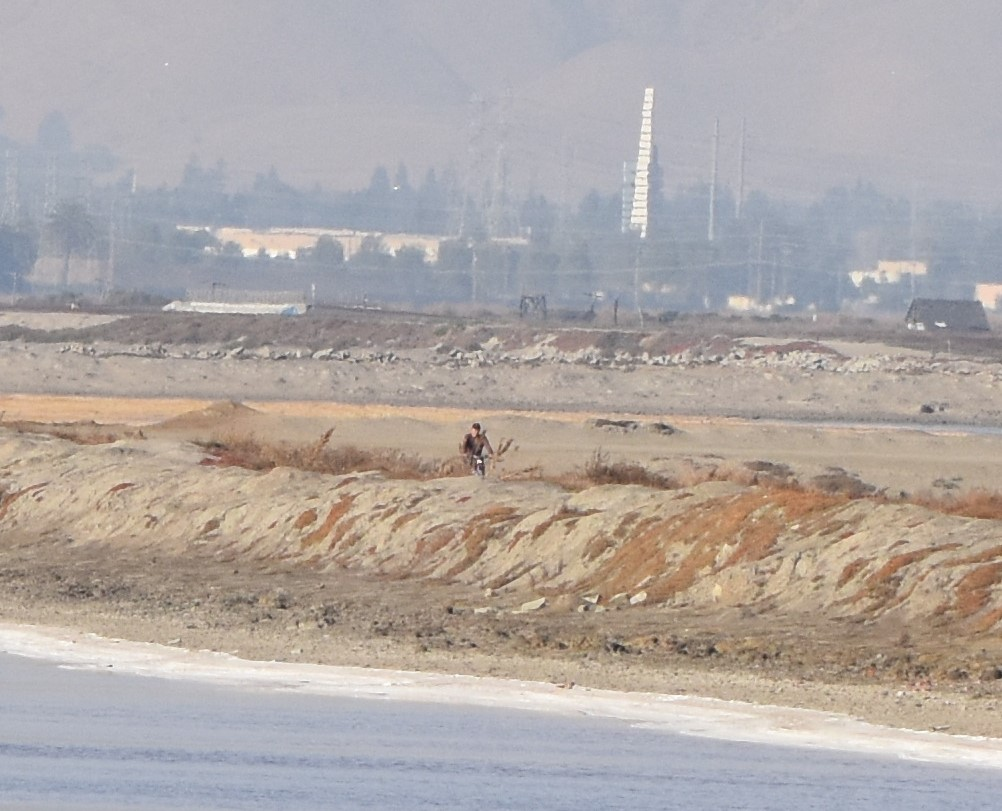
//> input picture img/target.jpg, 1002 x 811 px
$ ./affine_transform ../img/target.jpg 45 2 3   (built with g++ and OpenCV 4)
//> lines starting //> are read from the running program, lines starting //| are printed output that depends on the picture
#include <opencv2/opencv.hpp>
#include <opencv2/xfeatures2d.hpp>
#include <iostream>
#include <vector>
#include <string>
#include <cmath>
using namespace cv;
using namespace cv::xfeatures2d;
using namespace std;


Mat addPad(Mat img){
    int length = max(img.cols, img.rows);
    Mat shiftImg = Mat::zeros(2 * length, 2 * length, img.type());
    Mat ROI = shiftImg(Rect(length - img.cols / 2, length - img.rows / 2, img.cols, img.rows));
    img.copyTo(ROI);
    return shiftImg;
}

Point2f getPosition(Point2f p, Mat affineMat){
    double x = p.x * affineMat.at<double>(0, 0) + p.y * affineMat.at<double>(0, 1) + affineMat.at<double>(0, 2);
    double y = p.x * affineMat.at<double>(1, 0) + p.y * affineMat.at<double>(1, 1) + affineMat.at<double>(1, 2);
    return Point2f(x, y);
}


Mat rotateImg(Mat img, Mat affineMat, Point2f center){


    Mat out;
    //cout<<format(affineMat, Formatter::FMT_PYTHON)<<endl;
    warpAffine(img, out, affineMat, img.size() , INTER_LINEAR, BORDER_TRANSPARENT);
    return out;
}

bool isCorrect(Point2f p1, Point2f p2, double d = 10){
    return d > sqrt((p1.x - p2.x)*(p1.x - p2.x) + (p1.y - p2.y)*(p1.y - p2.y));
}

Mat drawMatch(Mat img1, Mat img2, Mat affineMat, int angle, double scale, int matchNum = 50, bool extended = true){

    int minHessian=400;
    Ptr<SURF>  detector = SURF::create(minHessian, 4, 3, extended);
    vector<KeyPoint>keyPoints_img1, keyPoints_img2;
    detector->detect(img1, keyPoints_img1);
    detector->detect(img2, keyPoints_img2);


    Mat descriptor_img1, descriptor_img2;
    detector->compute(img1, keyPoints_img1, descriptor_img1);
    detector->compute(img2, keyPoints_img2, descriptor_img2);


    BFMatcher matcher;
    vector<vector<DMatch>>matches;
    matcher.knnMatch(descriptor_img1, descriptor_img2, matches, 2);

    vector<DMatch> goodMatches;

    double ratio = 0.8;

    for(int i = 0; i < matches.size(); i++)
    {

        if (matches[i][0].distance < ratio * matches[i][1].distance)
        {
            goodMatches.push_back(matches[i][0]);
        }

    }

    sort(goodMatches.begin(), goodMatches.end());


    Mat img_matches = Mat::zeros(img1.rows, 2 * img1.cols, img1.type());
    Mat ROI = img_matches(Rect(0, 0, img1.cols, img1.cols));
    img1.copyTo(ROI);
    ROI = img_matches(Rect(img1.cols, 0, img1.cols, img1.rows));
    img2.copyTo(ROI);

    Point2f p1, p2, position;
    Point2f shift = Point2f(img1.cols, 0);

    int good = 0;

    for(unsigned int i = 0; i < min(matchNum, (int)goodMatches.size()); ++i)
    {
        p1 = keyPoints_img1[goodMatches[i].queryIdx].pt;
        p2 = keyPoints_img2[goodMatches[i].trainIdx].pt;
        position = getPosition(p1, affineMat);
        if (isCorrect(p2, position))
        {
            line(img_matches, p1, p2+shift, Scalar(0, 255, 0));
            good++;
        }

        else
        {
            line(img_matches, p1, p2+shift, Scalar(0, 0, 255));
        }


    }

    double accuracy = good * 1.0 / matchNum;
    cout<<accuracy<<endl;
    string ac = "Accuracy: ";
    string ag = "Angle: ";
    string sc = "Scale: ";
    cout<< ac << accuracy <<endl;
    putText(img_matches, ac + to_string(accuracy) + " " + ag + to_string(angle) + " " + sc + to_string(scale), Point(100, 100), HersheyFonts::FONT_HERSHEY_PLAIN, 2, Scalar(0, 255, 0));


   return img_matches;
}

//Usage: <Img> <Angle> <Scale> <MatchNum>

int main(int argc, char const *argv[])
{
    if (argc != 5){
        cout<<"Usage: <Img> <Angle> <Scale> <MatchNum>"<<endl;
        exit(0);
    }

    string folder = "/home/jiaming/research/img/";
    string img1_name = argv[1];
    int angle = strtol(argv[2], NULL, 10);
    double scale = strtod(argv[3], NULL);
    int matchNum = strtol(argv[4], NULL, 10);
    Mat img1 = imread(folder + img1_name, IMREAD_COLOR);
//> img1 is the input picture: 811 rows x 1002 cols, CV_8UC3; mean B, G, R 165.1, 167.9, 175.3

    Mat pad = addPad(img1);
//> in addPad, `img.copyTo(ROI);`:
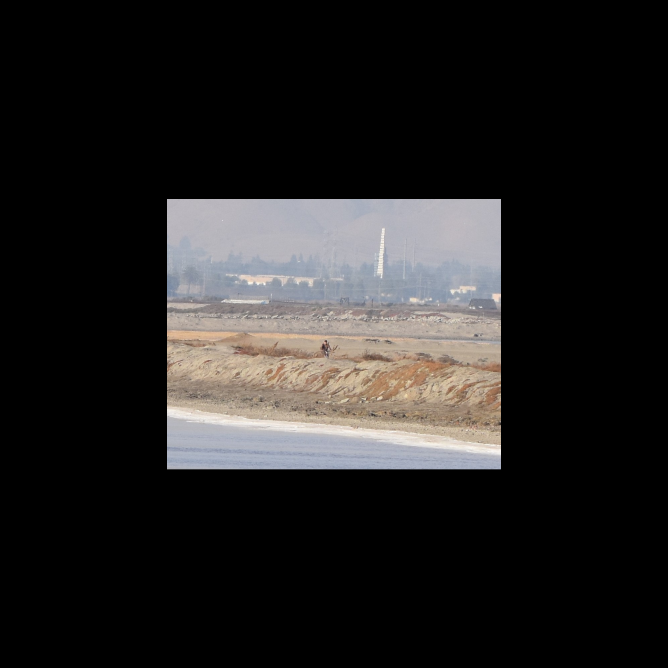
//> shiftImg: 2004 rows x 2004 cols, CV_8UC3 (shown at 1/3 size); mean B, G, R 33.4, 34, 35.5
    Point2f center = Point2f(pad.cols / 2, pad.rows / 2);
//> center = Point(1002, 1002)
    Mat affineMat = getRotationMatrix2D(center, angle, scale);
    Mat rot = rotateImg(pad, affineMat, center);
//> in rotateImg, `warpAffine(img, out, affineMat, img.size() , INTER_LINEAR, BORDER_TRAN..`:
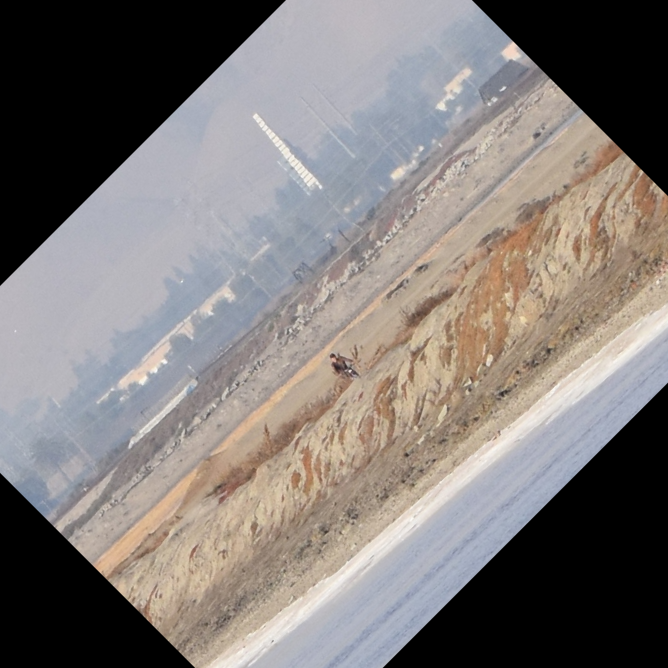
//> out: 2004 rows x 2004 cols, CV_8UC3 (shown at 1/3 size); mean B, G, R 119.1, 121.8, 127.7


    Mat matchesImg = drawMatch(pad, rot, affineMat, angle, scale, matchNum);
//> (the run ends here: the program stops with an error, at `Ptr<SURF>  detector = SURF::create(minHessian, 4, 3, extended);`)

$ run again, on img/test.png
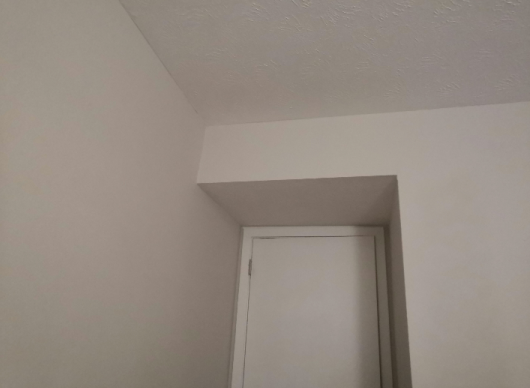
//> input picture img/test.png, 530 x 388 px
//> img1 is the input picture: 388 rows x 530 cols, CV_8UC3; mean B, G, R 129.1, 137.9, 147.8
//> in addPad, `img.copyTo(ROI);`:
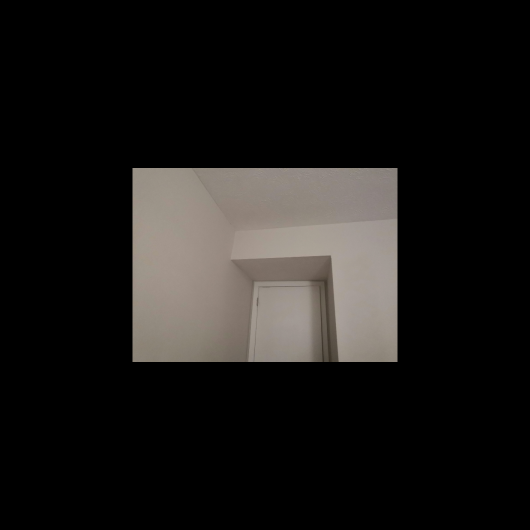
//> shiftImg: 1060 rows x 1060 cols, CV_8UC3 (shown at 1/2 size); mean B, G, R 23.6, 25.2, 27
//> in rotateImg, `warpAffine(img, out, affineMat, img.size() , INTER_LINEAR, BORDER_TRAN..`:
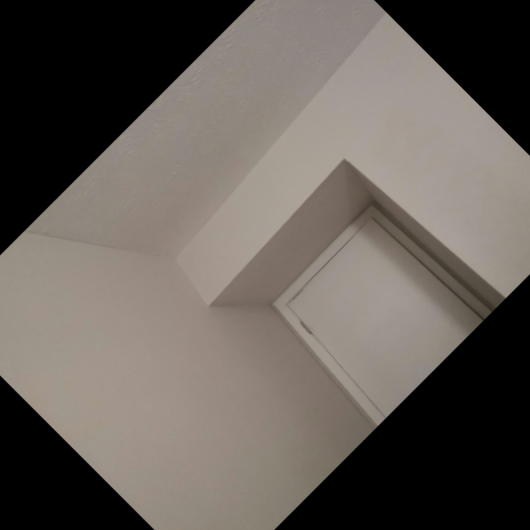
//> out: 1060 rows x 1060 cols, CV_8UC3 (shown at 1/2 size); mean B, G, R 88.1, 94.1, 100.9
